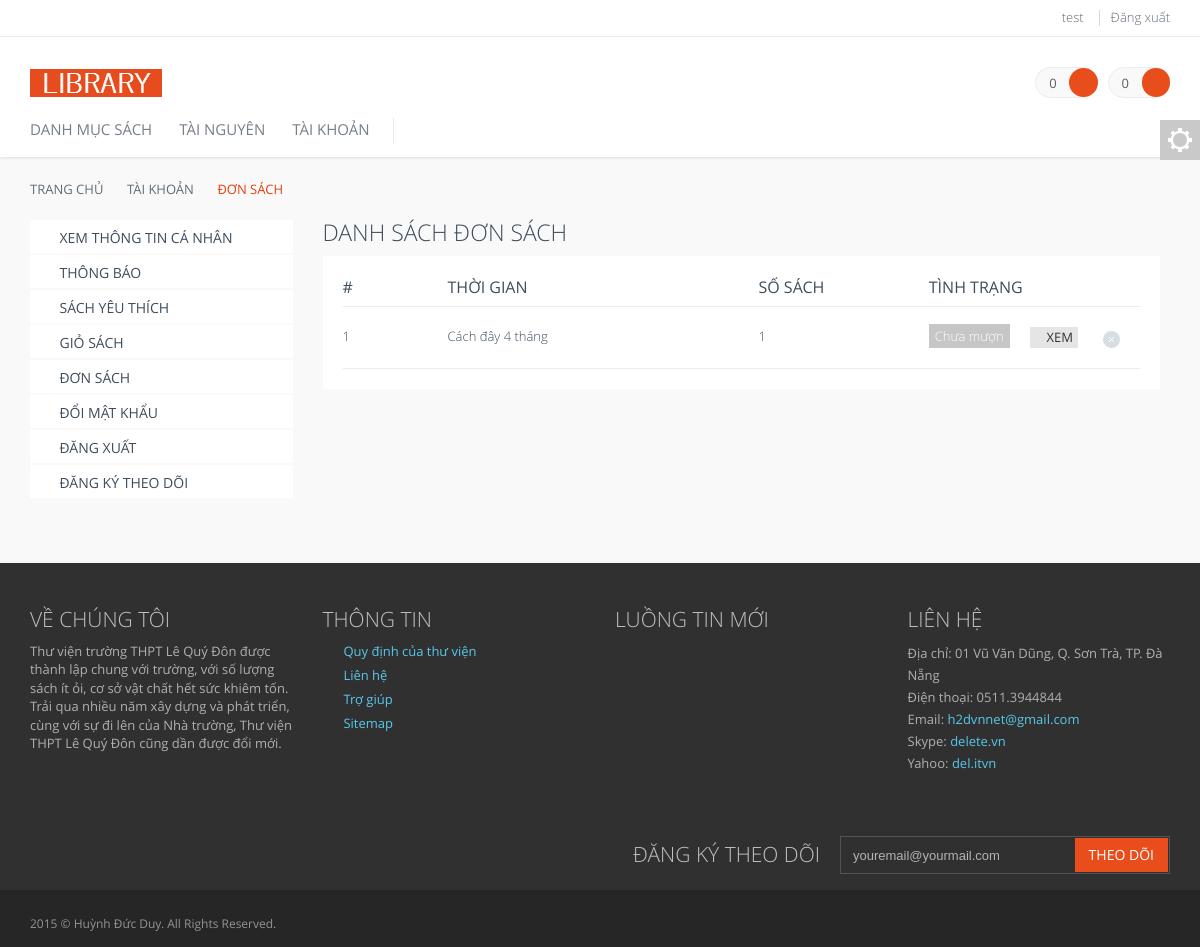
The page /orderlist.php (signed in) on the database its author committed.
### tables this page shows
CREATE TABLE IF NOT EXISTS `user` (
`id` int(11) NOT NULL,
  `password` text NOT NULL,
  `name` text NOT NULL,
  `birthday` date NOT NULL,
  `image` text NOT NULL,
  `email` text NOT NULL,
  `class` text NOT NULL,
  `scode` text NOT NULL,
  `verify` int(1) NOT NULL,
  `wishlist` text NOT NULL
);

CREATE TABLE IF NOT EXISTS `order` (
`id` int(11) NOT NULL,
  `userid` int(11) NOT NULL,
  `time` text NOT NULL,
  `note` text NOT NULL,
  `count` int(11) NOT NULL,
  `method` int(1) NOT NULL,
  `status` int(1) NOT NULL DEFAULT '0' COMMENT '0: Chưa xác nhận | 1: Chưa mượn | 2: Đang mượn | 3: Đã trả | 4: Đã hủy',
  `reconfirm` int(11) NOT NULL DEFAULT '0',
  `timestart` text NOT NULL,
  `timestop` text NOT NULL
);

CREATE TABLE IF NOT EXISTS `setting` (
  `unique` int(1) NOT NULL DEFAULT '1',
  `title` text NOT NULL,
  `tit` text NOT NULL,
  `description` text NOT NULL,
  `introduce` longtext NOT NULL,
  `term` text NOT NULL,
  `keyword` text NOT NULL,
  `domain` text NOT NULL,
  `fb_id_admin` text NOT NULL,
  `fb_id_app` text NOT NULL,
  `fb_id_page` text NOT NULL,
  `admin_mail` text NOT NULL,
  `admin_phone` text NOT NULL,
  `admin_address` text NOT NULL,
  `admin_skype` text NOT NULL,
  `admin_yahoo` text NOT NULL,
  `gcseid` text NOT NULL,
  `gkey` text NOT NULL,
  `logo` text NOT NULL,
  `view` int(11) NOT NULL,
  `slide1` text NOT NULL,
  `slide2` text NOT NULL,
  `limitinorder` int(11) NOT NULL,
  `limitdayorder` int(11) NOT NULL
);

### library/view/orderlist.php (the view, shortened to what the rows shown need)
<?php
class orderlist_view
{
	function show_heady()
	{
		echo "<div class='main'>
		<div class='container'>
		<ul class='breadcrumb'>
				<li><div itemscope itemtype='http://data-vocabulary.org/Breadcrumb'><a itemprop='url' href='../../trang-chu'><span itemprop='title'>Trang chủ</span></a></div></li>
				<li><div itemscope itemtype='http://data-vocabulary.org/Breadcrumb'><a itemprop='url' href='../../tai-khoan'><span itemprop='title'>Tài khoản</span></a></div></li>
				<li class='active'>Đơn sách</li>
			</ul>
			<div class='row margin-bottom-40'>";
		echo "<div class='col-md-9 col-sm-9 margin-bottom-20'>
		<h1>Danh sách đơn sách</h1>";
	}
	function show_footy()
	{
		echo "</div>
		</div>
		</div>
		</div>";
	}
	function show_orderlist()
	{
		global $orderlist_model;
		if ($_SESSION['userid'] != NULL)
		{
			$count=$orderlist_model->get_num();
			echo "<div class='goods-page'>
			<p style='display: none' id='emptyorder'>Danh sách đơn sách bạn trống</p>
					<div class='goods-data clearfix' id='content2order'>
						<div class='table-wrapper-responsive'>
						<table summary='Shopping cart'>
						<tr>
							<th class='goods-page-image'>#</th>
							<th class='goods-page-title'>Thời gian</th>
							<th class='goods-page-description'>Số sách</th>
							<th class='goods-page-stock' width='1%'>Tình trạng</th>
							<th class='goods-page-stock' colspan='2' width='1%'></th>
						</tr>";
			$orderlist=$orderlist_model->get();
			if ($orderlist != NULL)
			{
				foreach ($orderlist as $data)
				{
					echo "<tr id='order".$data['id']."'>
					<td class='goods-page-image'>
						".$data['id']."
					</td>
					<td class='goods-page-title'>
						".ti_me($data['time'])."
					</td>
					<td class='goods-page-description'>
						".$data['count']."
					</td>
					<td class='goods-page-stock'>";
					$status='<span id="orderTus'.$data['id'].'"class="label label-';
					switch ($data['status']) {
						case '1': $status.='default">Chưa mượn'; break;
					}
					$status.='</span>';
					echo $status;
					echo "</td>
					<td class='goods-page-time'>
						<a href='../../donsach/".$data['id']."' class='btn btn-xs default btn-editable'><i class='fa fa-pencil'></i> Xem</a>
					</td>
					<td class='del-goods-col'>";
					if (($data['status'] == 0) || ($data['status'] == 1))
					{
						echo "<a class='del-goods' alt='Hủy đơn sách' id='btncancel".$data['id']."' onclick='cancelorder(".$data['id'].")'></a>";
					}
					echo "</td>
					</tr>";
				}
			}
			echo  "<div id='contentorder' count='".$count."'></div></table>
               </div>
             </div>
           </div>
         ";
		}
	}
	function show_content()
	{
		global $orderlist_model;
		$count=$orderlist_model->get_num();
		if ($count != '0')
		{
			$this->show_orderlist();
		} else
		{
			$this->show_empty();
		}
	}
	function show_page()
	{
		if ($_SESSION['userid'] != NULL)
		{
			$this->show_content();
		}
		else
		{
			$this->show_require_login();
		}
	}
	function show()
	{
		$this->show_heady();
		$this->show_page();
		$this->show_footy();
	}
}
?>

### library/view/header.php (shortened to what the rows shown need)
<?php
class header_view
{
	var $title;
	var $description;
	var $keyword;
	var $pagelv1;
	var $pagelv2;
	function show_head()
	{
		global $setting;
		global $header_controller;
		echo "<!DOCTYPE html PUBLIC '-//W3C//DTD XHTML 1.0 Strict//EN' 'http://www.w3.org/TR/xhtml1/DTD/xhtml1-strict.dtd'>
		<html xmlns='http://www.w3.org/1999/xhtml' xml:lang='vi'>
		<head>
		<meta http-equiv='Content-Type' content='text/html; charset=utf-8' />
		<meta content='width=device-width, initial-scale=1.0' name='viewport'>
		<meta http-equiv='X-UA-Compatible' content='IE=edge,chrome=1'>
		<title>".$this->title." | ".$setting->get('description')."</title>
		<link rel='shortcut icon' href='../../favicon.ico' type='image/x-icon'>
		<link rel='icon' href='../../favicon.ico' type='image/x-icon'>
		<meta property='og:title' content='".$this->title." | ".$setting->get('description')."'/>
		<meta name='description' class='description' content='".$this->description." - ".$setting->get('description')."' />
		<meta name='abstract' class='description' content='".$this->description." - ".$setting->get('description')."'>
		<meta property='og:description' class='description' content='".$this->description." - ".$setting->get('description')."' />
		<meta name='keyword' class='keyword' content='".$this->keyword.",".$setting->get('keyword')."' />
		<meta property='og:url' itemprop='url' content='http://".$setting->get('domain').$_SERVER['REQUEST_URI']."'/>
		<link rel='canonical' href='http://".$setting->get('domain').$_SERVER['REQUEST_URI']."' />";
		echo "<meta name='classification' content='SEO' />
		<link href='../../assets/global/plugins/font-awesome/css/font-awesome.min.css' rel='stylesheet'>
		<link href='../../assets/global/plugins/bootstrap/css/bootstrap.min.css' rel='stylesheet'>
		".$this->pagelv1."
		<link href='../../assets/global/css/components.min.css' rel='stylesheet'>
		<link href='../../assets/global/css/plugins.min.css' rel='stylesheet'>
		<link href='../../assets/frontend/layout/css/style.min.css' rel='stylesheet'>
		<link href='../../assets/frontend/pages/css/style-shop.min.css' rel='stylesheet' type='text/css'>
		<link href='../../assets/frontend/layout/css/style-responsive.min.css' rel='stylesheet'>
		<link href='../../assets/frontend/layout/css/themes/".$header_controller->get_color().".min.css' rel='stylesheet' id='style-color'>
		<link href='../../assets/global/plugins/bootstrap-toastr/toastr.min.css' rel='stylesheet'>
		<!--[if lt IE 9]>
		<script src='../../assets/global/plugins/respond.min.js'></script>
		<![endif]-->
		<script src='../../assets/global/plugins/jquery.min.js' type='text/javascript'></script>
		<script src='../../assets/global/plugins/jquery-migrate.min.js' type='text/javascript'></script>
		<script src='../../assets/global/plugins/bootstrap/js/bootstrap.min.js' type='text/javascript'></script>
		<script src='../../assets/frontend/layout/scripts/back-to-top.min.js' type='text/javascript'></script>
		<script src='../../assets/global/plugins/jquery-slimscroll/jquery.slimscroll.min.js' type='text/javascript'></script>
		<script src='../../assets/global/plugins/bootstrap-toastr/toastr.min.js' type='text/javascript'></script>
		<script src='../../assets/global/plugins/smoothscroll.min.js' type='text/javascript'></script>
		<script src='../../assets/global/plugins/bootbox/bootbox.min.js' type='text/javascript'></script>
		<script src='../../assets/global/plugins/lazyload/lazyload.min.js' type='text/javascript'></script>
		<script src='../../assets/function.min.js' type='text/javascript'></script>
		<script src='../../assets/frontend/layout/scripts/custom.js' type='text/javascript'></script>
		".$this->pagelv2."
		</head>";
		?>
		<?php
	}
	function show_pre_header()
	{
		global $header_controller;
		echo "
		<div class='pre-header'>
			<div class='container'>
				<div class='row'>
					<div class='col-md-6 col-sm-6 additional-shop-info'>
					</div>
					<div class='col-md-6 col-sm-6 additional-nav'>
						<ul class='list-unstyled list-inline pull-right'>";
		$pre_header=$header_controller->handle_pre_header();
		foreach ($pre_header as $data1 => $data2)
		{
			echo "<li><a href='".$data1."'>".$data2."</a></li>";
		}
		echo"			</ul>
					</div>
				</div>
			</div>
		</div>";
	}
	function show_body()
	{
		echo "<body class='ecommerce'>";
		$this->show_pre_header();
	}
	function show()
	{
		$this->show_head();
		$this->show_body();
	}
}
?>

### library/view/footer.php (shortened to what the rows shown need)
<?php
class footer_view
{
	function show_about()
	{
		global $setting;
		echo "<div class='col-md-3 col-sm-6 pre-footer-col'>
        <h2>Về chúng tôi</h2>
        ".$setting->get('introduce')."
        </div>";
	}
	function show_info()
	{
		echo "<div class='col-md-3 col-sm-6 pre-footer-col'>
          <h2>Thông tin</h2>
          <ul class='list-unstyled'>";
		echo "
          </ul>
        </div>";
	}
	function show_feeds()
	{
		echo "<div class='col-md-3 col-sm-6 pre-footer-col'>
        <h2 class='margin-bottom-0'>Luồng tin mới</h2>
        </div>";
	}
	function show_contact()
	{
		echo "<div class='col-md-3 col-sm-6 pre-footer-col'>
          <h2>Liên hệ</h2>
          <address class='margin-bottom-40'>";
        echo "</address>
        </div>";
	}
	function show_row1()
	{
		echo "<div class='row'>";
		$this->show_about();
		$this->show_info();
		$this->show_feeds();
		$this->show_contact();
		echo "</div>";
	}
	function show_subscribe()
	{
		echo "<div class='col-md-6 col-sm-6 pull-right'>
          <div class='pre-footer-subscribe-box pull-right'>
            <h2>Đăng ký theo dõi</h2>
            <form action='../../theo-doi'>
              <div class='input-group'>
                <input type='text' placeholder='youremail@yourmail.com' class='form-control' name='email' required>
                <span class='input-group-btn'>
                  <button class='btn btn-primary' type='submit'>Theo dõi</button>
                </span>
              </div>
            </form>
          </div>
        </div>";
	}
	function show_row2()
	{
		echo "<div class='row'>";
		$this->show_subscribe();
		echo "</div>";
	}
	function show_pre_footer()
	{
		echo "<div class='pre-footer'>
		<div class='container'>";
		$this->show_row1();
		$this->show_row2();
		echo "</div>
		</div>";
	}
	function show()
	{
		$this->show_pre_footer();
		echo "</body>
		</html>";
	}
}
?>

### rows shown on the page
user: name "test", name "Đăng xuất"
order: id "1", time "Cách đây 4 tháng", count "1", status "Chưa mượn"
setting: introduce "Thư viện trường THPT Lê Quý Đôn được thành lập chung với trường, với số lượng sách ít ỏi, cơ sở vật chất hết sức khiêm tốn. Trải qua nhiều năm xây dựng và phát triển, cùng với sự đi lên của Nhà trường, Thư viện THPT Lê Quý Đôn cũng dần được đổi mới."

### other values the page prints
$count "0"
$data2 "XEM THÔNG TIN CÁ NHÂN"
$data2 "THÔNG BÁO"
$data2 "SÁCH YÊU THÍCH"
$data2 "GIỎ SÁCH"
$data2 "ĐƠN SÁCH"
$data2 "ĐỔI MẬT KHẨU"
$data2 "ĐĂNG XUẤT"
$data2 "ĐĂNG KÝ THEO DÕI"
$data2 "Quy định của thư viện"
$data2 "Liên hệ"
$data2 "Trợ giúp"
$data2 "Sitemap"
$data1 "Địa chỉ"
$data2[0] "01 Vũ Văn Dũng, Q. Sơn Trà, TP. Đà Nẵng"
